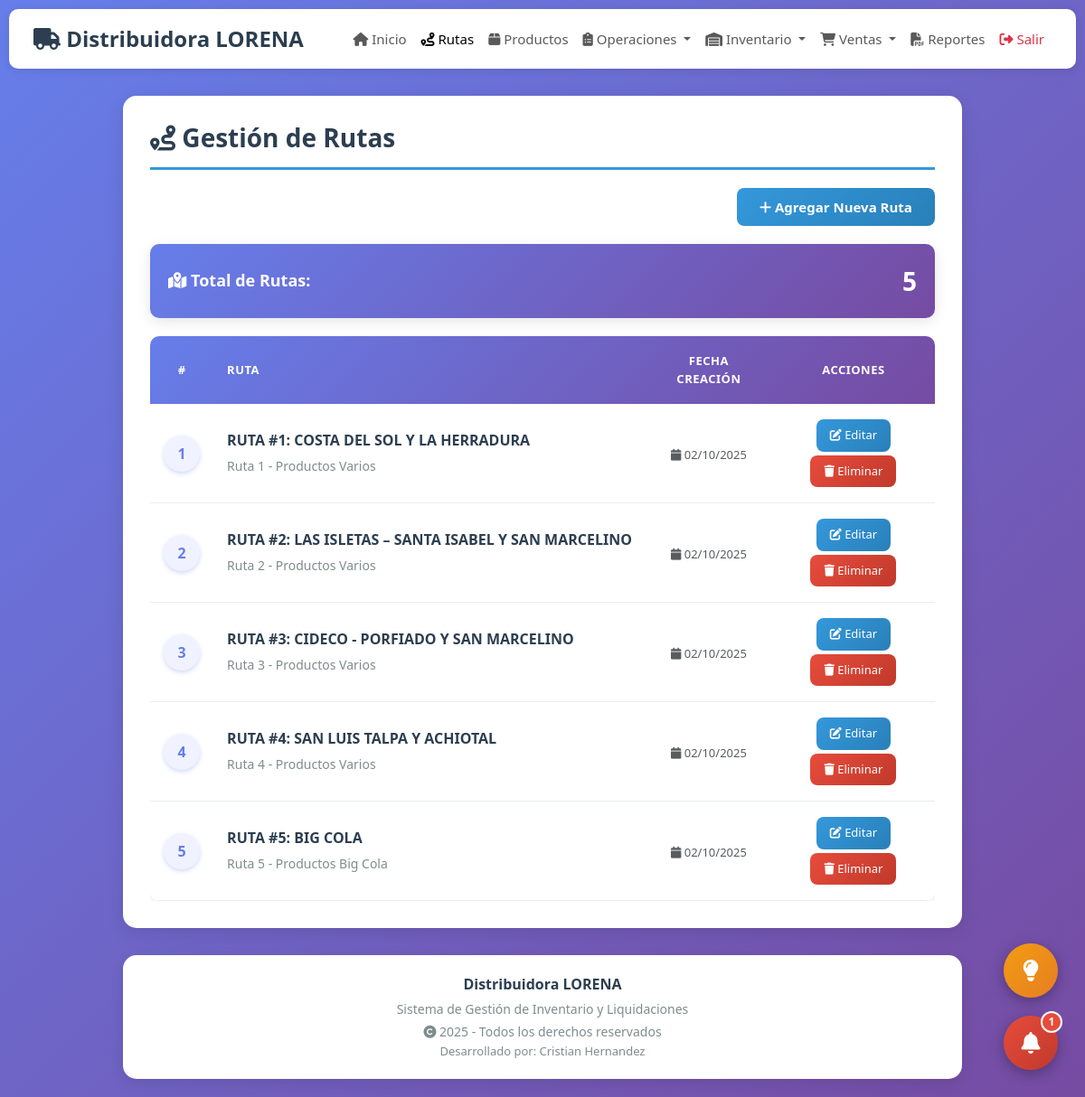
The app's page /rutas.php (signed in), older data.
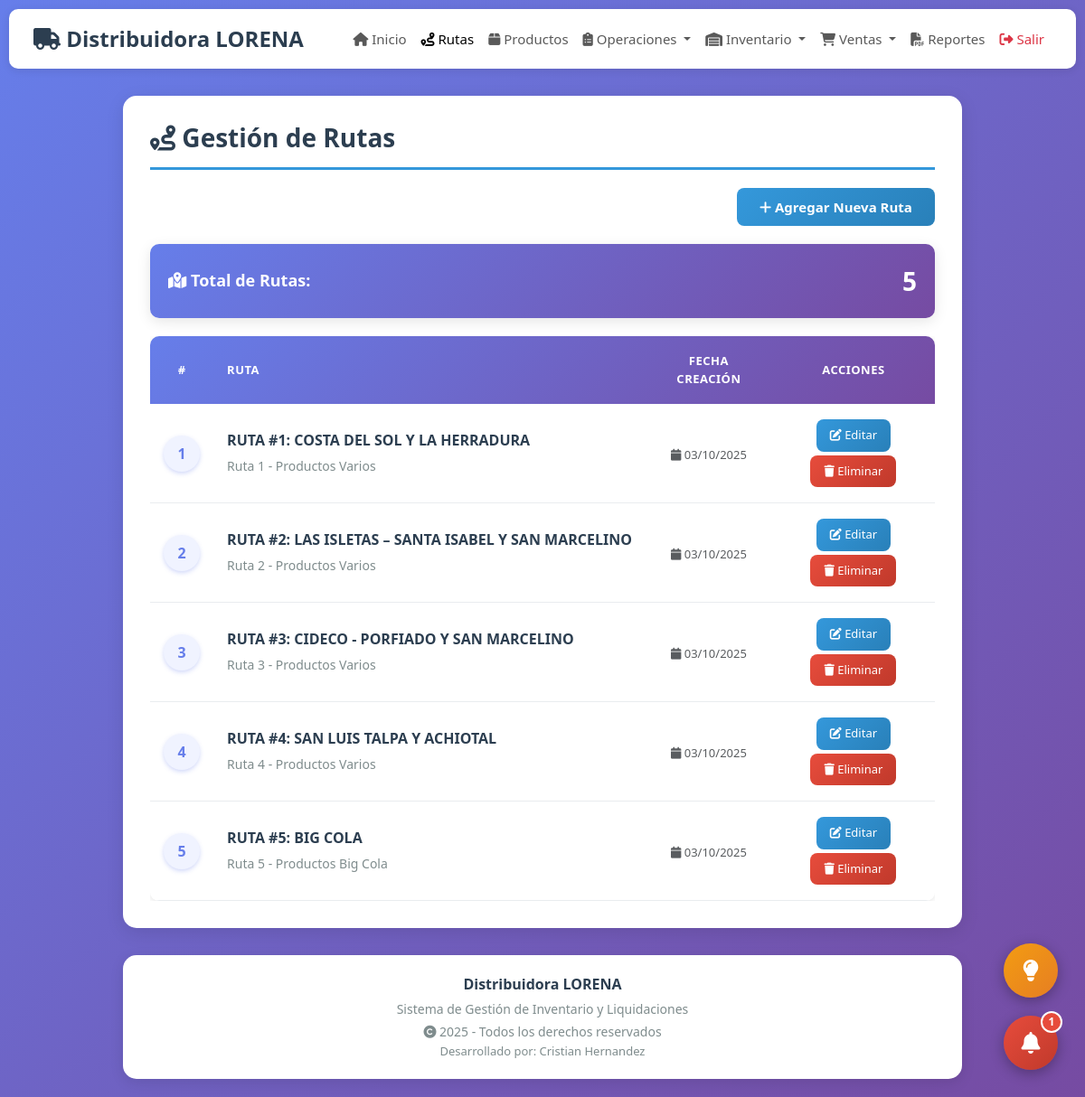
The same page, newer data.
### tables this page shows
CREATE TABLE IF NOT EXISTS `rutas` (
  `id` int NOT NULL AUTO_INCREMENT,
  `nombre` varchar(100) NOT NULL,
  `descripcion` text,
  `activo` tinyint(1) DEFAULT '1',
  `fecha_creacion` timestamp NULL DEFAULT CURRENT_TIMESTAMP,
  PRIMARY KEY (`id`)
);

### rutas.php (the view, shortened to what this page needs)
<?php
$conn = getConnection();
$rutas = $conn->query("SELECT * FROM rutas WHERE activo = 1 ORDER BY nombre ASC");
?>
<!DOCTYPE html>
<html lang="es">
<head>
    <link href="https://cdn.jsdelivr.net/npm/bootstrap@5.3.0/dist/css/bootstrap.min.css" rel="stylesheet">
    <link rel="stylesheet" href="https://cdnjs.cloudflare.com/ajax/libs/font-awesome/6.4.0/css/all.min.css">
    <link rel="stylesheet" href="assets/css/custom.css">
</head>
<body>
    <nav class="navbar navbar-expand-lg navbar-light navbar-custom">
        <div class="container-fluid">
            <a class="navbar-brand" href="index.php">
                <i class="fas fa-truck"></i> Distribuidora LORENA
            </a>
            <div class="collapse navbar-collapse" id="navbarNav">
                <ul class="navbar-nav ms-auto">
                    <li class="nav-item">
                        <a class="nav-link" href="index.php">
                            <i class="fas fa-home"></i> Inicio
                        </a>
                    </li>
                    <li class="nav-item">
                        <a class="nav-link active" href="rutas.php">
                            <i class="fas fa-route"></i> Rutas
                        </a>
                    </li>
                    <li class="nav-item">
                        <a class="nav-link" href="productos.php">
                            <i class="fas fa-box"></i> Productos
                        </a>
                    </li>
                    <li class="nav-item dropdown">
                        <a class="nav-link dropdown-toggle" href="#" id="navbarDropdown" role="button" data-bs-toggle="dropdown">
                            <i class="fas fa-clipboard-list"></i> Operaciones
                        </a>
                    </li>
                    <li class="nav-item dropdown">
                        <a class="nav-link dropdown-toggle" href="#" id="navbarDropdownInventario" role="button" data-bs-toggle="dropdown">
                            <i class="fas fa-warehouse"></i> Inventario
                        </a>
                    </li>
                    <li class="nav-item dropdown">
                        <a class="nav-link dropdown-toggle" href="#" id="navbarDropdownVentas" role="button" data-bs-toggle="dropdown">
                            <i class="fas fa-shopping-cart"></i> Ventas
                        </a>
                    </li>
                    <li class="nav-item">
                        <a class="nav-link" href="generar_pdf.php">
                            <i class="fas fa-file-pdf"></i> Reportes
                        </a>
                    </li>
                    <li class="nav-item">
                        <a class="nav-link text-danger" href="logout.php">
                            <i class="fas fa-sign-out-alt"></i> Salir
                        </a>
                    </li>
                </ul>
            </div>
        </div>
    </nav>
    <div class="dashboard-container">
        <div class="content-card">
            <h1 class="page-title">
                <i class="fas fa-route"></i> Gestión de Rutas
            </h1>
            <div class="header-container">
                <button class="btn btn-custom-primary" data-bs-toggle="modal" data-bs-target="#modalAgregar">
                    <i class="fas fa-plus"></i> Agregar Nueva Ruta
                </button>
            </div>
            <?php if ($rutas->num_rows > 0): ?>
                <div class="total-rutas">
                    <div class="d-flex justify-content-between align-items-center">
                        <h5><i class="fas fa-map-marked-alt"></i> Total de Rutas:</h5>
                        <span class="numero"><?php echo $rutas->num_rows; ?></span>
                    </div>
                </div>
            <?php endif; ?>
            <div class="table-responsive">
                <table class="table table-rutas table-hover mb-0">
                    <thead>
                        <tr>
                            <th width="60" class="text-center">#</th>
                            <th>Ruta</th>
                            <th width="140" class="text-center hide-mobile">Fecha Creación</th>
                            <th width="180" class="text-center">Acciones</th>
                        </tr>
                    </thead>
                    <tbody>
                        <?php if ($rutas->num_rows > 0): ?>
                            <?php
                            $contador = 1;
                            $rutas->data_seek(0);
                            while ($ruta = $rutas->fetch_assoc()):
                            ?>
                                <tr>
                                    <td class="text-center">
                                        <span class="numero-orden"><?php echo $contador; ?></span>
                                    </td>
                                    <td>
                                        <div class="ruta-info">
                                            <h5><?php echo htmlspecialchars($ruta['nombre']); ?></h5>
                                            <?php if (!empty($ruta['descripcion'])): ?>
                                                <p><?php echo htmlspecialchars($ruta['descripcion']); ?></p>
                                            <?php endif; ?>
                                        </div>
                                    </td>
                                    <td class="text-center hide-mobile">
                                        <small class="text-muted">
                                            <i class="fas fa-calendar"></i>
                                            <?php echo date('d/m/Y', strtotime($ruta['fecha_creacion'])); ?>
                                        </small>
                                    </td>
                                    <td class="text-center">
                                        <button class="btn btn-action btn-editar"
                                                data-id="<?php echo $ruta['id']; ?>"
                                                data-nombre="<?php echo htmlspecialchars($ruta['nombre']); ?>"
                                                data-descripcion="<?php echo htmlspecialchars($ruta['descripcion']); ?>"
                                                onclick="editarRuta(this)"
                                                title="Editar">
                                            <i class="fas fa-edit"></i> <span>Editar</span>
                                        </button>
                                        <button class="btn btn-action btn-eliminar"
                                                onclick="confirmarEliminar(<?php echo $ruta['id']; ?>, '<?php echo addslashes($ruta['nombre']); ?>')"
                                                title="Eliminar">
                                            <i class="fas fa-trash"></i> <span>Eliminar</span>
                                        </button>
                                    </td>
                                </tr>
                            <?php
                            $contador++;
                            endwhile;
                            ?>
                        <?php endif; ?>
                    </tbody>
                </table>
            </div>
        </div>
        <div class="copyright-footer">
            <strong>Distribuidora LORENA</strong>
            <p class="mb-1">Sistema de Gestión de Inventario y Liquidaciones</p>
            <p class="mb-0">
                <i class="fas fa-copyright"></i> <?php echo date('Y'); ?> - Todos los derechos reservados
                <br>
                <small>Desarrollado por: Cristian Hernandez</small>
            </p>
        </div>
    </div>
</body>
</html>

### assets/css/custom.css (style rules this page uses)
:root { --primary-color: #2c3e50; --secondary-color: #3498db; --success-color: #27ae60; --danger-color: #e74c3c; --warning-color: #f39c12; --light-bg: #ecf0f1; --dark-text: #2c3e50; }
* { margin: 0; padding: 0; box-sizing: border-box; }
body { font-family: 'Segoe UI', Tahoma, Geneva, Verdana, sans-serif; background: linear-gradient(135deg, #667eea 0%, #764ba2 100%); min-height: 100vh; padding: 10px; }
.dashboard-container { max-width: 1400px; margin: 0 auto; }
.navbar-custom { background: white !important; box-shadow: 0 2px 10px rgba(0, 0, 0, 0.1); border-radius: 10px; margin-bottom: 30px; padding: 10px 15px; }
.navbar-brand { font-weight: 700; color: var(--primary-color) !important; font-size: 1.5rem; }
.navbar-nav .nav-link { font-size: 15px; padding: 8px 15px; }
.content-card { background: white; border-radius: 15px; box-shadow: 0 5px 20px rgba(0, 0, 0, 0.1); padding: 30px; margin-bottom: 30px; }
.page-title { color: var(--primary-color); font-weight: 700; margin-bottom: 20px; padding-bottom: 15px; border-bottom: 3px solid var(--secondary-color); font-size: 28px; }
.btn-custom-primary, .btn-custom-success { border: none; color: white; padding: 10px 25px; border-radius: 8px; font-weight: 600; transition: all 0.3s ease; font-size: 15px; }
.btn-custom-primary { background: linear-gradient(135deg, var(--secondary-color), #2980b9); }
.table-responsive { overflow-x: auto; -webkit-overflow-scrolling: touch; }
.content-card { animation: fadeIn 0.5s ease; }
body { min-height: 100vh; display: flex; flex-direction: column; }
.dashboard-container { flex: 1; }
.btn-action { padding: 8px 12px; border-radius: 6px; font-size: 13px; font-weight: 600; transition: all 0.3s ease; border: none; margin: 0 3px; }
.btn-editar { background: linear-gradient(135deg, #f39c12, #e67e22); color: white; }
.btn-eliminar { background: linear-gradient(135deg, #e74c3c, #c0392b); color: white; }
.numero-orden { background: linear-gradient(135deg, #667eea 0%, #764ba2 100%); color: white; width: 35px; height: 35px; border-radius: 50%; display: inline-flex; align-items: center; justify-content: center; font-weight: 700; font-size: 13px; box-shadow: 0 2px 5px rgba(102, 126, 234, 0.3); }
small, .text-muted { font-size: 13px; }
body { padding-bottom: 20px; }

### rutas.php (style rules this page uses)
.table-rutas { box-shadow: 0 2px 8px rgba(0,0,0,0.1); border-radius: 10px; overflow: hidden; }
.table-rutas thead { background: linear-gradient(135deg, #667eea 0%, #764ba2 100%); }
.table-rutas thead th { color: white !important; font-weight: 600; text-transform: uppercase; font-size: 13px; letter-spacing: 0.5px; padding: 18px 15px; border: none !important; vertical-align: middle; background: transparent !important; }
.table-rutas tbody tr { transition: all 0.3s ease; border-bottom: 1px solid #e9ecef; }
.table-rutas tbody td { padding: 15px; vertical-align: middle; }
.numero-orden { font-weight: 700; font-size: 16px; color: #667eea; background: #f0f3ff; border-radius: 50%; width: 40px; height: 40px; display: inline-flex; align-items: center; justify-content: center; }
.ruta-info h5 { color: #2c3e50; font-weight: 700; margin-bottom: 8px; font-size: 16px; }
.ruta-info p { color: #7f8c8d; margin: 0; font-size: 14px; }
.btn-action { padding: 8px 15px; border-radius: 8px; font-size: 13px; font-weight: 500; transition: all 0.3s ease; border: none; margin: 2px; }
.btn-editar { background: linear-gradient(135deg, #3498db, #2980b9); color: white; }
.btn-eliminar { background: linear-gradient(135deg, #e74c3c, #c0392b); color: white; }
.total-rutas { background: linear-gradient(135deg, #667eea 0%, #764ba2 100%); color: white; padding: 20px; border-radius: 10px; margin-bottom: 20px; box-shadow: 0 4px 15px rgba(0,0,0,0.1); }
.total-rutas h5 { margin: 0; font-weight: 600; font-size: 18px; }
.total-rutas .numero { font-size: 28px; font-weight: 700; }
.header-container { margin-bottom: 20px; display: flex; justify-content: flex-end; align-items: center; gap: 10px; }
.copyright-footer { background: white; border-radius: 15px; padding: 20px; text-align: center; margin-top: 30px; box-shadow: 0 4px 15px rgba(0, 0, 0, 0.1); color: #7f8c8d; font-size: 14px; }
.copyright-footer strong { color: #2c3e50; display: block; margin-bottom: 5px; font-size: 16px; }

Row changes from the older to the newer data that the page shows:
changed rutas "RUTA #1: COSTA DEL SOL Y LA HERRADURA": fecha_creacion "02/10/2025" → "03/10/2025"
changed rutas "RUTA #2: LAS ISLETAS – SANTA ISABEL Y SAN MARCELINO": fecha_creacion "02/10/2025" → "03/10/2025"
changed rutas "RUTA #3: CIDECO - PORFIADO Y SAN MARCELINO": fecha_creacion "02/10/2025" → "03/10/2025"
changed rutas "RUTA #4: SAN LUIS TALPA Y ACHIOTAL": fecha_creacion "02/10/2025" → "03/10/2025"
changed rutas "RUTA #5: BIG COLA": fecha_creacion "02/10/2025" → "03/10/2025"
